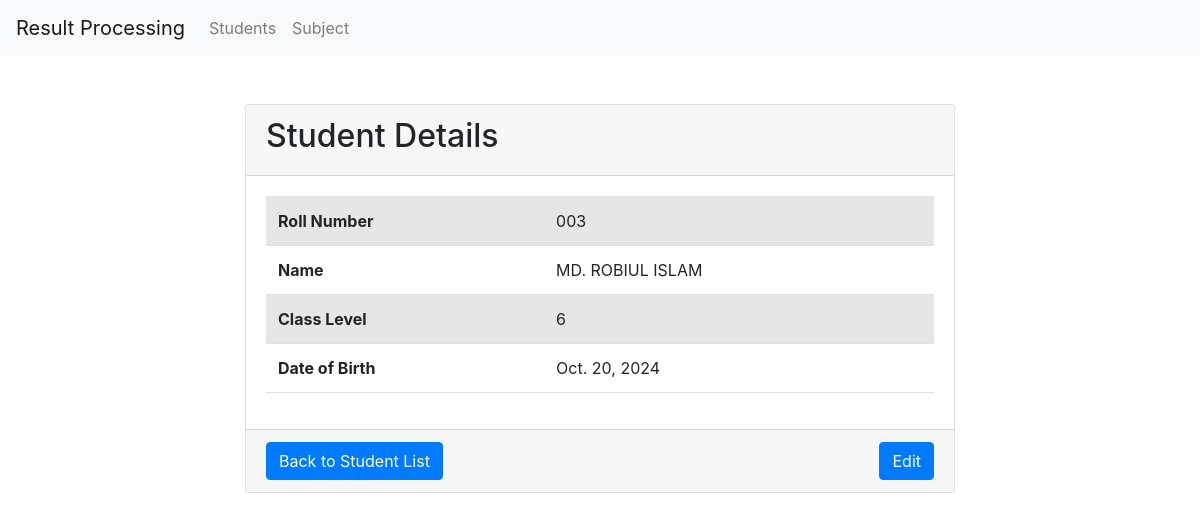
Screenshot of /results/v1/students/3/details/ with the database file from the repository.
### results/models.py (models this page shows, shortened)
class Student(models.Model):
    roll_number = models.CharField(max_length=20, unique=True)
    name = models.CharField(max_length=100)
    class_level = models.CharField(max_length=20)
    date_of_birth = models.DateField()

### results/views.py (the view)
class StudentDetailsView(DetailView):
    model = Student
    template_name = "students/student_details.html"
    context_object_name = "student"
    def get_object(self):
        return self.model.objects.get(pk=self.kwargs['pk'])

### results/templates/students/student_details.html (shortened to what this page needs)
{% extends 'base.html' %}
{% block content %}
<div class="container mt-5">
    <div class="row">
        <div class="col-md-8 offset-md-2">
            <div class="card">
                <div class="card-header">
                    <h2>Student Details</h2>
                </div>
                <div class="card-body">
                    <table class="table table-striped">
                        <tbody>
                            <tr>
                                <th scope="row">Roll Number</th>
                                <td>{{ student.roll_number }}</td>
                            </tr>
                            <tr>
                                <th scope="row">Name</th>
                                <td>{{ student.name }}</td>
                            </tr>
                            <tr>
                                <th scope="row">Class Level</th>
                                <td>{{ student.class_level }}</td>
                            </tr>
                            <tr>
                                <th scope="row">Date of Birth</th>
                                <td>{{ student.date_of_birth }}</td>
                            </tr>
                        </tbody>
                    </table>
                </div>
                <div class="card-footer d-flex justify-content-between align-items-center">
                    <a href="{% url 'student-list' %}" class="btn btn-primary">Back to Student List</a>
                    <a href="{% url 'student_update' student.id %}" class="btn btn-primary">Edit</a>
                </div>
            </div>
        </div>
    </div>
</div>
{% endblock %}

### rows the page displays
Student: roll_number "003", name "MD. ROBIUL ISLAM", class_level "6", date_of_birth "Oct. 20, 2024"
